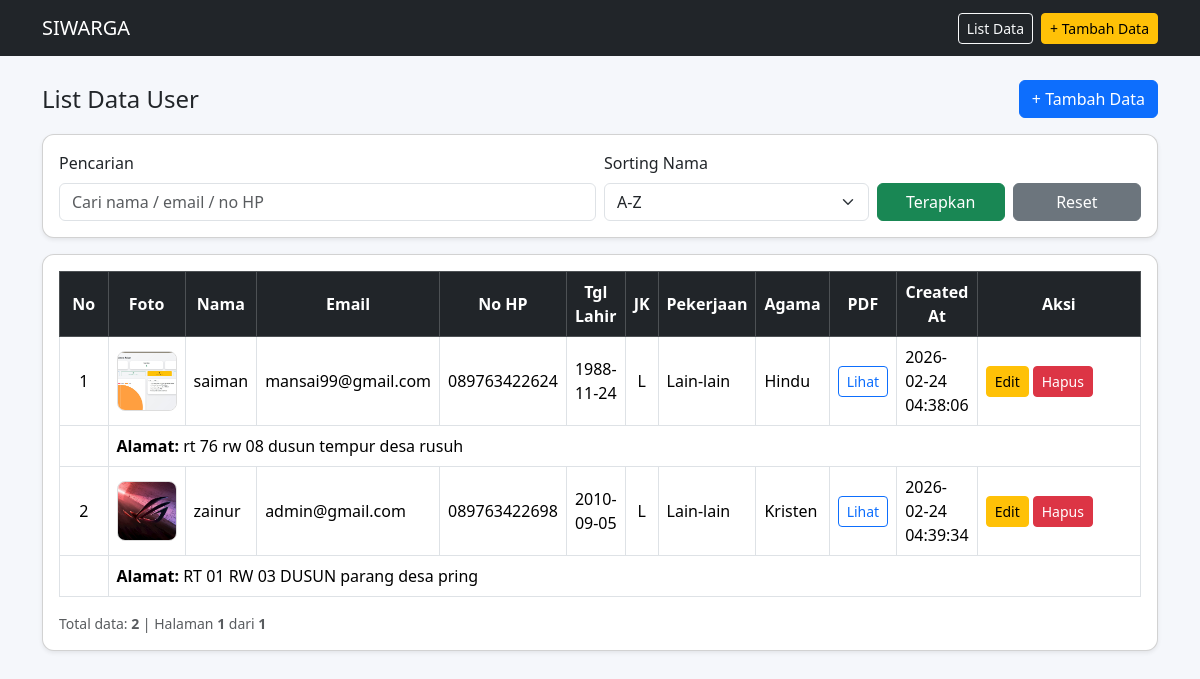
The page / on the database its author committed.
### tables this page shows
CREATE TABLE `users` (
  `id` int(11) NOT NULL,
  `nama` varchar(100) NOT NULL,
  `email` varchar(100) NOT NULL,
  `no_hp` varchar(20) NOT NULL,
  `tanggal_lahir` date NOT NULL,
  `jenis_kelamin` enum('L','P') NOT NULL,
  `pekerjaan` varchar(255) DEFAULT NULL,
  `alamat` text NOT NULL,
  `foto` varchar(255) DEFAULT NULL,
  `dokumen_pdf` varchar(255) DEFAULT NULL,
  `agama` enum('Islam','Kristen','Katolik','Hindu','Buddha','Konghucu','Lainnya') NOT NULL DEFAULT 'Islam',
  `created_at` timestamp NOT NULL DEFAULT current_timestamp()
);

### includes/functions.php (called while the page is built, shortened)
<?php
function e($value)
{
    return htmlspecialchars((string)$value, ENT_QUOTES, 'UTF-8');
}

### index.php (the view, shortened to what this page needs)
<?php
require_once __DIR__ . '/config/database.php';
require_once __DIR__ . '/includes/functions.php';
$q = trim($_GET['q'] ?? '');
$sort = strtolower($_GET['sort'] ?? 'asc');
$page = (int)($_GET['page'] ?? 1);
$sort = ($sort === 'desc') ? 'desc' : 'asc';
$orderBy = ($sort === 'desc') ? 'DESC' : 'ASC';
$perPage = 5;
$offset = ($page - 1) * $perPage;
$where = '';
$params = [];
$sqlCount = "SELECT COUNT(*) FROM users {$where}";
$stmtCount = $pdo->prepare($sqlCount);
$stmtCount->execute($params);
$totalRows = (int)$stmtCount->fetchColumn();
$totalPages = (int)ceil($totalRows / $perPage);
$sql = "SELECT * FROM users
        {$where}
        ORDER BY nama {$orderBy}
        LIMIT :limit OFFSET :offset";
$stmt = $pdo->prepare($sql);
$stmt->bindValue(':limit', $perPage, PDO::PARAM_INT);
$stmt->bindValue(':offset', $offset, PDO::PARAM_INT);
$stmt->execute();
$rows = $stmt->fetchAll();
require_once __DIR__ . '/includes/header.php';
?>
<div class="d-flex flex-wrap justify-content-between align-items-center mb-3 gap-2">
    <h4 class="mb-0">List Data User</h4>
    <a href="create.php" class="btn btn-primary">+ Tambah Data</a>
</div>
<div class="card shadow-sm mb-3">
    <div class="card-body">
        <form method="GET" class="row g-2 align-items-end">
            <div class="col-md-6">
                <label class="form-label">Pencarian</label>
                <input type="text" name="q" class="form-control"
                       value="<?= e($q) ?>" placeholder="Cari nama / email / no HP">
            </div>
            <div class="col-md-3">
                <label class="form-label">Sorting Nama</label>
                <select name="sort" class="form-select">
                    <option value="asc" <?= $sort === 'asc' ? 'selected' : '' ?>>A-Z</option>
                </select>
            </div>
            <div class="col-md-3 d-flex gap-2">
                <button type="submit" class="btn btn-success w-100">Terapkan</button>
                <a href="index.php" class="btn btn-secondary w-100">Reset</a>
            </div>
        </form>
    </div>
</div>
<div class="card shadow-sm">
    <div class="card-body table-responsive">
        <table class="table table-bordered table-hover align-middle">
            <thead class="table-dark">
                <tr class="text-center">
                    <th width="50">No</th>
                    <th>Foto</th>
                    <th>Nama</th>
                    <th>Email</th>
                    <th>No HP</th>
                    <th>Tgl Lahir</th>
                    <th>JK</th>
                    <th>Pekerjaan</th>
                    <th>Agama</th>
                    <th>PDF</th>
                    <th>Created At</th>
                    <th width="170">Aksi</th>
                </tr>
            </thead>
            <tbody>
                <?php if (empty($rows)): ?>
                    <tr>
                        <td colspan="12" class="text-center text-muted">Data tidak ditemukan.</td>
                    </tr>
                <?php else: ?>
                    <?php foreach ($rows as $i => $row): ?>
                        <tr>
                            <td class="text-center"><?= e((string)(($offset + $i + 1))) ?></td>
                            <td class="text-center">
                                <?php if (!empty($row['foto'])): ?>
                                    <img src="<?= e($row['foto']) ?>" alt="Foto" class="thumb-img">
                                <?php else: ?>
                                    <span class="text-muted">-</span>
                                <?php endif; ?>
                            </td>
                            <td><?= e($row['nama']) ?></td>
                            <td><?= e($row['email']) ?></td>
                            <td><?= e($row['no_hp']) ?></td>
                            <td><?= e($row['tanggal_lahir']) ?></td>
                            <td class="text-center"><?= e($row['jenis_kelamin']) ?></td>
                            <td><?= e($row['pekerjaan'] ?: '-') ?></td>
                            <td><?= e($row['agama'] ?? '-') ?></td>
                            <td class="text-center">
                                <?php if (!empty($row['dokumen_pdf'])): ?>
                                    <a href="<?= e($row['dokumen_pdf']) ?>" target="_blank" class="btn btn-sm btn-outline-primary">
                                        Lihat
                                    </a>
                                <?php else: ?>
                                    <span class="text-muted">-</span>
                                <?php endif; ?>
                            </td>
                            <td><?= e($row['created_at']) ?></td>
                            <td>
                                <div class="d-flex gap-1">
                                    <a href="edit.php?id=<?= e($row['id']) ?>" class="btn btn-sm btn-warning">Edit</a>
                                    <form action="delete.php" method="POST" class="d-inline form-delete">
                                        <button type="submit" class="btn btn-sm btn-danger">Hapus</button>
                                    </form>
                                </div>
                            </td>
                        </tr>
                        <tr>
                            <td></td>
                            <td colspan="11">
                                <strong>Alamat:</strong> <?= nl2br(e($row['alamat'])) ?>
                            </td>
                        </tr>
                    <?php endforeach; ?>
                <?php endif; ?>
            </tbody>
        </table>
        <div class="d-flex justify-content-between align-items-center flex-wrap gap-2 mt-3">
            <div class="text-muted small">
                Total data: <strong><?= e($totalRows) ?></strong> |
                Halaman <strong><?= e($page) ?></strong> dari <strong><?= e($totalPages) ?></strong>
            </div>
        </div>
    </div>
</div>
<?php require_once __DIR__ . '/includes/footer.php'; ?>

### includes/header.php (shortened to what this page needs)
<!DOCTYPE html>
<html lang="id">
<head>
    <link href="https://cdn.jsdelivr.net/npm/bootstrap@5.3.3/dist/css/bootstrap.min.css" rel="stylesheet">
    <link href="assets/css/style.css" rel="stylesheet">
</head>
<body>
<nav class="navbar navbar-expand-lg navbar-dark bg-dark mb-4">
    <div class="container">
        <a class="navbar-brand" href="index.php">SIWARGA</a>
        <div class="d-flex gap-2">
            <a href="index.php" class="btn btn-outline-light btn-sm">List Data</a>
            <a href="create.php" class="btn btn-warning btn-sm">+ Tambah Data</a>
        </div>
    </div>
</nav>
<div class="container">

### includes/footer.php (shortened to what this page needs)
</div>
</body>
</html>

### assets/css/style.css (style rules this page uses)
body { background-color: #f5f7fb; }
.card { border-radius: 12px; }
.table td, .table th { vertical-align: middle; }
.thumb-img { width: 60px; height: 60px; object-fit: cover; border-radius: 8px; border: 1px solid #ddd; }

### rows shown on the page
users: i "1", foto (picture), nama "saiman", email "mansai99@gmail.com", no_hp "089763422624", tanggal_lahir "1988-11-24", jenis_kelamin "L", pekerjaan "Lain-lain", agama "Hindu", created_at "2026-02-24 04:38:06", alamat "rt 76 rw 08 dusun tempur desa rusuh"
users: i "2", foto (picture), nama "zainur", email "admin@gmail.com", no_hp "089763422698", tanggal_lahir "2010-09-05", jenis_kelamin "L", pekerjaan "Lain-lain", agama "Kristen", created_at "2026-02-24 04:39:34", alamat "RT 01 RW 03 DUSUN parang desa pring"

### other values the page prints
$totalRows "2"
$page "1"
$totalPages "1"
